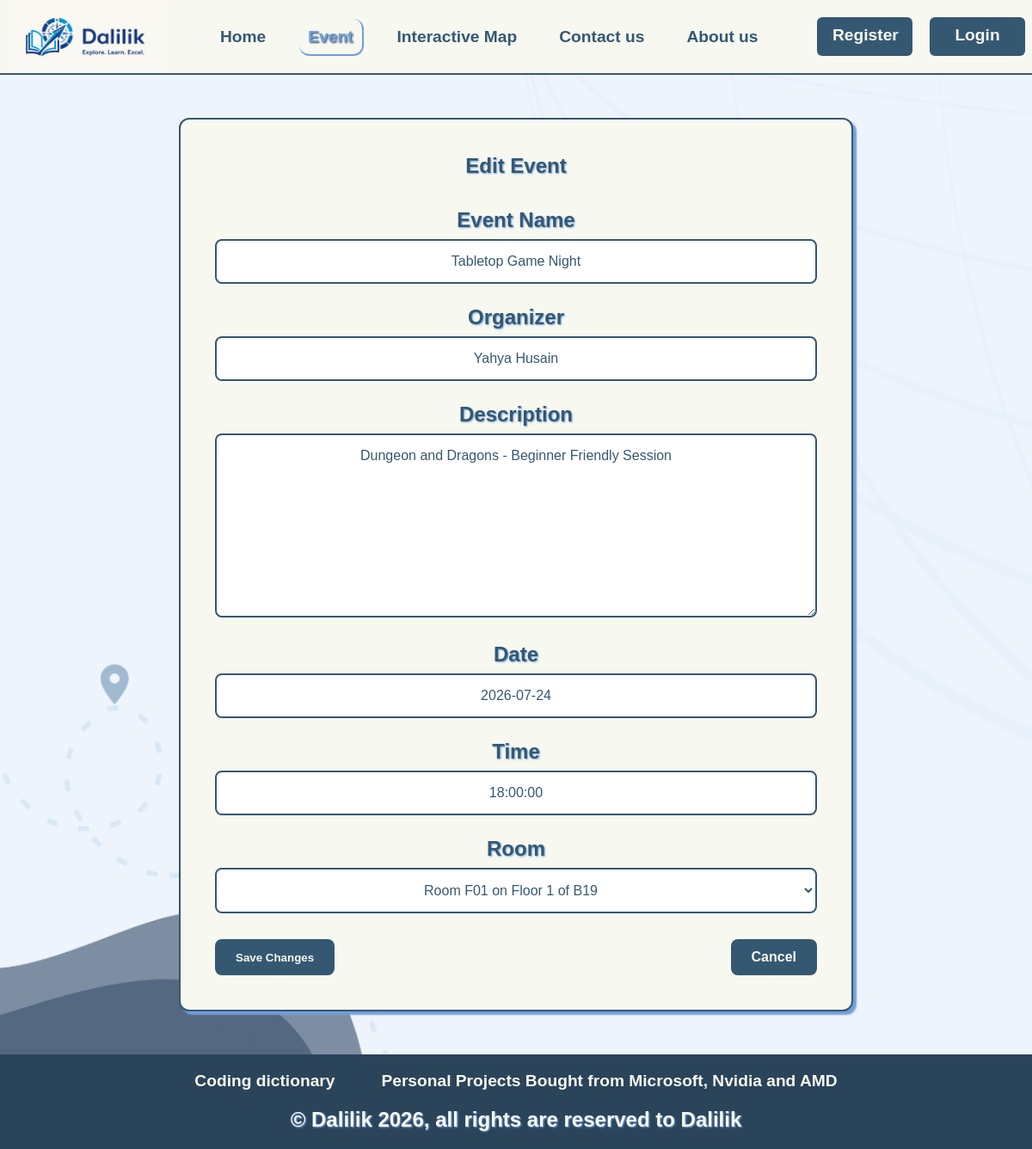
Page /event/1/edit/ on the committed database.
### pages2/models.py (models this page shows, shortened)
class Event(models.Model):
    name = models.CharField(max_length=100)
    organizer = models.CharField(max_length=100, default="")
    description = models.TextField()
    date = models.DateField()
    time = models.TimeField()
    room = models.ForeignKey(Room, on_delete=models.CASCADE, related_name='events')

### pages2/views.py (the view)
# urls.py: path('event/<int:id>/edit/', views.event_edit, name='event_edit'),
def event_edit(request, id):
    event = get_object_or_404(Event, id=id)
    if request.method == "POST":
        event_form = EventForm(request.POST, instance=event)
        if event_form.is_valid():
            event_form.save()
            return redirect('event_detail', id=event.id)
    else:
        event_form = EventForm(instance=event)
    return render(request, 'Event/Event_Edit.html', {"active_page": "event", "event": event, "event_form": event_form})

### pages2/forms.py
class EventForm(forms.ModelForm):
    class Meta:
        model = Event
        fields = ['name', 'organizer', 'description', 'date', 'time', 'room']
        widgets = {
            "date": forms.DateInput(attrs={
                "placeholder": "YYYY-MM-DD",
            }),
            "time": forms.TimeInput(attrs={
                "placeholder": "HH:MM:SS",
            }),
        }
    def __init__(self, *args, **kwargs):
        super().__init__(*args, **kwargs)
        self.label_suffix = ""

### pages2/models.py (called while the page is built)
    def __str__(self):
        return f"Floor {self.number} of {self.building.name}"

    def __str__(self):
        return f"Room {self.number} on {self.floor}"

### pages2/templates/Event/Event_Edit.html (shortened to what this page needs)
{% extends "base.html" %}
{% load static %}
{% block main-content %}
<section class="event-edit-page">
    <div class="event-edit-card">
        <h1>Edit Event</h1>
        <form method="post">
            <div class="edit-row">
                <h2>Event Name</h2>
                {{ event_form.name }}
            </div>
            <div class="edit-row">
                <h2>Organizer</h2>
                {{ event_form.organizer }}
            </div>
            <div class="edit-row">
                <h2>Description</h2>
                {{ event_form.description }}
            </div>
            <div class="edit-row">
                <h2>Date</h2>
                {{ event_form.date }}
            </div>
            <div class="edit-row">
                <h2>Time</h2>
                {{ event_form.time }}
            </div>
            <div class="edit-row">
                <h2>Room</h2>
                {{ event_form.room }}
            </div>
            <div class="edit-buttons">
                <button type="submit">
                    Save Changes
                </button>
                <a href="{% url 'event_detail' event.id %}">
                    Cancel
                </a>
            </div>
        </form>
    </div>
</section>
{% endblock %}

### pages2/templates/static/css/stylesheet.css (style rules this page uses)
* { margin:0px; text-align:center ; }
.event-edit-page { display: flex; justify-content: center; align-items: center; min-height: 100vh; padding: 50px; background-image: url("../images/Login Background.png"); background-size: cover; background-position: center; background-repeat: no-repeat; }
.event-edit-card { width: 700px; background: #F7F8F0; border: 2px solid #355872; border-radius: 12px; padding: 40px; box-shadow: 4px 4px 2px #729ed8; }
.event-edit-card h1 { color: #355872; margin-bottom: 35px; font-family: sans-serif; text-shadow: 1px 1px 2px #729ed8; }
.edit-row { margin-bottom: 25px; text-align: left; }
.edit-row h2 { margin-bottom: 8px; color: #355872; font-family: sans-serif; text-shadow: 1px 1px 2px #729ed8; }
.edit-row input, .edit-row textarea, .edit-row select { width: 100%; padding: 15px; border: 2px solid #355872; border-radius: 8px; background: #ffffff; color: #355872; font-family: sans-serif; font-size: 16px; box-sizing: border-box; }
.edit-row textarea { min-height: 120px; resize: vertical; }
.edit-buttons { margin-top: 30px; display: flex; justify-content: space-between; }
.edit-buttons button, .edit-buttons a { padding: 12px 24px; background: #355872; color: #F7F8F0; border: none; border-radius: 8px; text-decoration: none; font-family: sans-serif; font-weight: bold; cursor: pointer; }

### rows in the picture
Event: name "Tabletop Game Night", organizer "Yahya Husain", description "Dungeon and Dragons - Beginner Friendly Session", date "2026-07-24", time "18:00:00", room "Room F01 on Floor 1 of B19"
